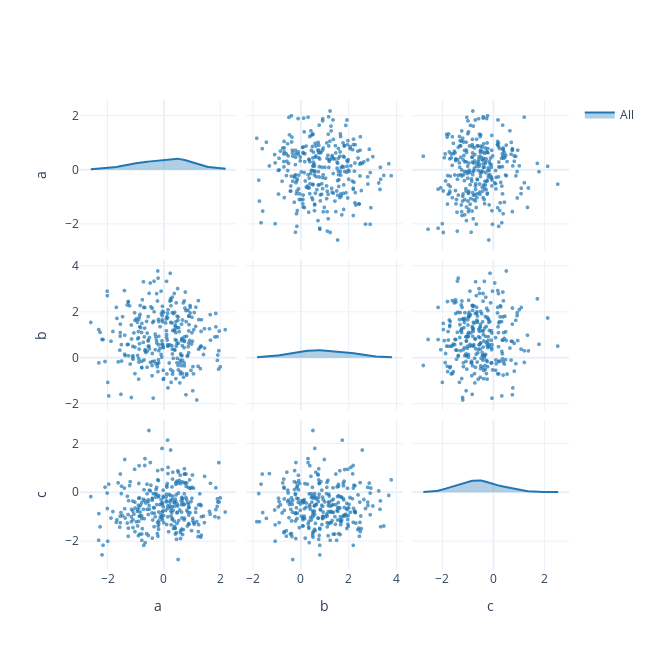

The notebook cell saved with this chart:
### Markdown cell above
## Pariplot

### Pairplot (static figure)

### Code cell
df_pair = pd.DataFrame(
    {
        "a": np.random.normal(0, 1.0, 300),
        "b": np.random.normal(1.0, 1.2, 300),
        "c": np.random.normal(-0.5, 0.8, 300),
    }
)
fig = pariplot.pairplot(df_pair, height=650, width=650)
fig

### Figure 1 — Plotly figure (JSON) as saved in the notebook; plotly's stock layout.template omitted (floating-point values rounded to 4 significant figures; data arrays with more than 128 entries replaced by an {"elided": "..."} marker saying what was removed)
{"data": [{"fill": "tozeroy", "fillcolor": "rgba(31,119,180,0.35)", "legendgroup": "All", "line": {"color": "#1F77B4"}, "mode": "lines", "name": "All", "opacity": 0.8, "showlegend": true, "type": "scatter", "uid": "pairplot-trace-1", "x": {"elided": "200 float values"}, "xaxis": "x", "y": {"elided": "200 float values"}, "yaxis": "y"}, {"customdata": {"elided": "300 int values"}, "legendgroup": "All", "marker": {"color": "rgba(31,119,180,0.7)", "size": 4}, "mode": "markers", "name": "All", "showlegend": false, "type": "scattergl", "uid": "pairplot-trace-2", "x": {"elided": "300 float values"}, "xaxis": "x2", "y": {"elided": "300 float values"}, "yaxis": "y2"}, {"customdata": {"elided": "300 int values"}, "legendgroup": "All", "marker": {"color": "rgba(31,119,180,0.7)", "size": 4}, "mode": "markers", "name": "All", "showlegend": false, "type": "scattergl", "uid": "pairplot-trace-3", "x": {"elided": "300 float values"}, "xaxis": "x3", "y": {"elided": "300 float values"}, "yaxis": "y3"}, {"customdata": {"elided": "300 int values"}, "legendgroup": "All", "marker": {"color": "rgba(31,119,180,0.7)", "size": 4}, "mode": "markers", "name": "All", "showlegend": false, "type": "scattergl", "uid": "pairplot-trace-4", "x": {"elided": "300 float values"}, "xaxis": "x4", "y": {"elided": "300 float values"}, "yaxis": "y4"}, {"fill": "tozeroy", "fillcolor": "rgba(31,119,180,0.35)", "legendgroup": "All", "line": {"color": "#1F77B4"}, "mode": "lines", "name": "All", "opacity": 0.8, "showlegend": false, "type": "scatter", "uid": "pairplot-trace-5", "x": {"elided": "200 float values"}, "xaxis": "x5", "y": {"elided": "200 float values"}, "yaxis": "y5"}, {"customdata": {"elided": "300 int values"}, "legendgroup": "All", "marker": {"color": "rgba(31,119,180,0.7)", "size": 4}, "mode": "markers", "name": "All", "showlegend": false, "type": "scattergl", "uid": "pairplot-trace-6", "x": {"elided": "300 float values"}, "xaxis": "x6", "y": {"elided": "300 float values"}, "yaxis": "y6"}, {"customdata": {"elided": "300 int values"}, "legendgroup": "All", "marker": {"color": "rgba(31,119,180,0.7)", "size": 4}, "mode": "markers", "name": "All", "showlegend": false, "type": "scattergl", "uid": "pairplot-trace-7", "x": {"elided": "300 float values"}, "xaxis": "x7", "y": {"elided": "300 float values"}, "yaxis": "y7"}, {"customdata": {"elided": "300 int values"}, "legendgroup": "All", "marker": {"color": "rgba(31,119,180,0.7)", "size": 4}, "mode": "markers", "name": "All", "showlegend": false, "type": "scattergl", "uid": "pairplot-trace-8", "x": {"elided": "300 float values"}, "xaxis": "x8", "y": {"elided": "300 float values"}, "yaxis": "y8"}, {"fill": "tozeroy", "fillcolor": "rgba(31,119,180,0.35)", "legendgroup": "All", "line": {"color": "#1F77B4"}, "mode": "lines", "name": "All", "opacity": 0.8, "showlegend": false, "type": "scatter", "uid": "pairplot-trace-9", "x": {"elided": "200 float values"}, "xaxis": "x9", "y": {"elided": "200 float values"}, "yaxis": "y9"}], "layout": {"barmode": "overlay", "dragmode": "zoom", "height": 650, "width": 650, "xaxis": {"anchor": "y", "domain": [0, 0.32], "matches": "x7", "showticklabels": false}, "xaxis2": {"anchor": "y2", "domain": [0.34, 0.66], "matches": "x8", "showticklabels": false}, "xaxis3": {"anchor": "y3", "domain": [0.68, 1], "matches": "x9", "showticklabels": false}, "xaxis4": {"anchor": "y4", "domain": [0, 0.32], "matches": "x7", "showticklabels": false}, "xaxis5": {"anchor": "y5", "domain": [0.34, 0.66], "matches": "x8", "showticklabels": false}, "xaxis6": {"anchor": "y6", "domain": [0.68, 1], "matches": "x9", "showticklabels": false}, "xaxis7": {"anchor": "y7", "domain": [0, 0.32], "showticklabels": true, "title": {"text": "a"}}, "xaxis8": {"anchor": "y8", "domain": [0.34, 0.66], "showticklabels": true, "title": {"text": "b"}}, "xaxis9": {"anchor": "y9", "domain": [0.68, 1], "showticklabels": true, "title": {"text": "c"}}, "yaxis": {"anchor": "x", "domain": [0.68, 1], "showticklabels": true, "title": {"text": "a"}}, "yaxis2": {"anchor": "x2", "domain": [0.68, 1], "matches": "y", "showticklabels": false}, "yaxis3": {"anchor": "x3", "domain": [0.68, 1], "matches": "y", "showticklabels": false}, "yaxis4": {"anchor": "x4", "domain": [0.34, 0.66], "showticklabels": true, "title": {"text": "b"}}, "yaxis5": {"anchor": "x5", "domain": [0.34, 0.66], "matches": "y4", "showticklabels": false}, "yaxis6": {"anchor": "x6", "domain": [0.34, 0.66], "matches": "y4", "showticklabels": false}, "yaxis7": {"anchor": "x7", "domain": [0, 0.32], "showticklabels": true, "title": {"text": "c"}}, "yaxis8": {"anchor": "x8", "domain": [0, 0.32], "matches": "y7", "showticklabels": false}, "yaxis9": {"anchor": "x9", "domain": [0, 0.32], "matches": "y7", "showticklabels": false}}}
